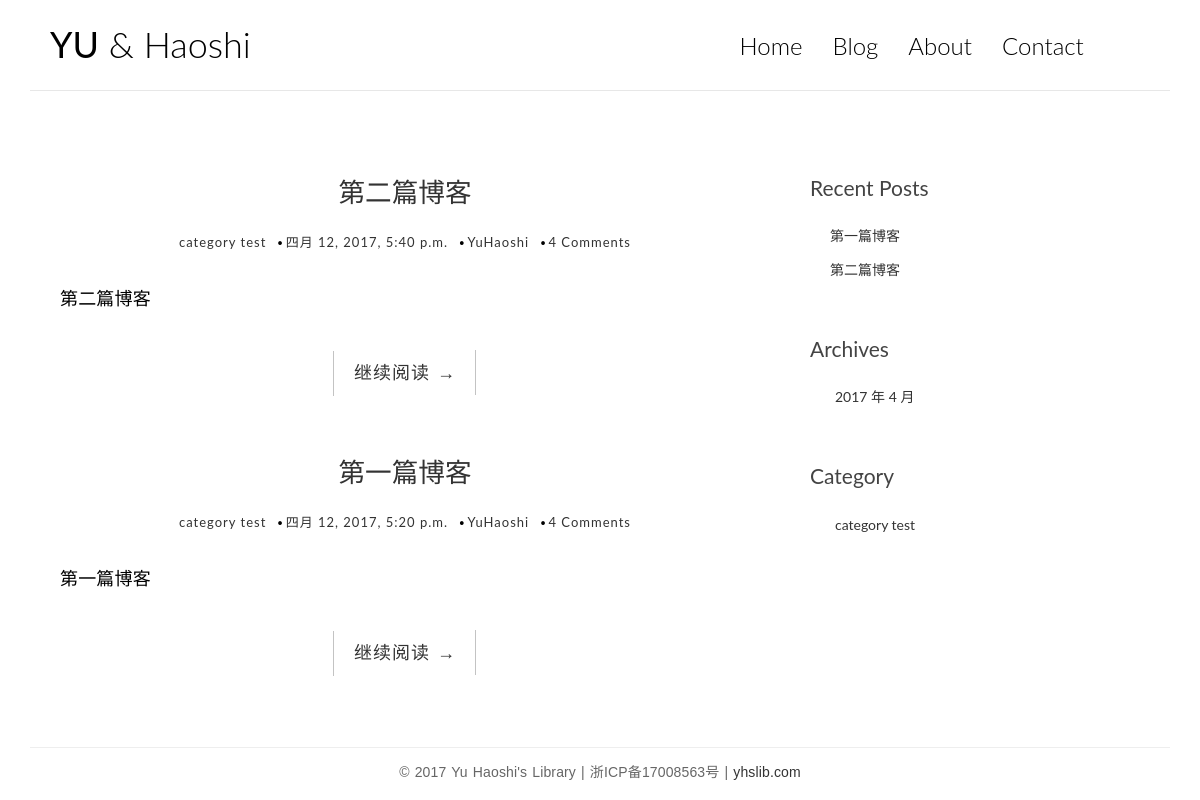
The page / on the database its author committed.
### blog/models.py (models this page shows, shortened)
class Post(models.Model):
    title = models.CharField(max_length=100)
    content = models.TextField()
    created_time = models.DateTimeField()
    modified_time = models.DateTimeField()
    excerpt = models.TextField(max_length=200, blank=True)
    category = models.ForeignKey(Category)
    tags = models.ManyToManyField(Tag, blank=True)
    author = models.ForeignKey(User)
    def get_absolute_url(self):
        return reverse('blog:detail', kwargs={'pk': self.pk})

class Category(models.Model):
    name = models.CharField(max_length=100)

### blog/views.py (the view)
# urls.py: url(r'^$', views.index, name='index'),
def index(request):
    post_list = Post.objects.all().order_by('-created_time')
    return render(request, 'blog/index.html', context={'post_list': post_list})

### blog/templatetags/blog_tags.py (called while the page is built)
@register.simple_tag
def get_recent_posts(num=5):
    return Post.objects.all()[:num]

@register.simple_tag
def archives():
    return Post.objects.dates('created_time', 'month', order='DESC')

@register.simple_tag
def get_categories():
    return Category.objects.all()

### templates/blog/index.html
{% extends 'base.html' %}
{% block main %}
    {% for post in post_list %}
        <article class="post post-1">
            <header class="entry-header">
                <h1 class="entry-title">
                    <a href="{{ post.get_absolute_url }}">{{ post.title }}</a>
                </h1>
                <div class="entry-meta">
                    <span class="post-category"><a href="#">{{ post.category.name }} </a></span>
                    <span class="post-date">
                        <a href="#">
                            <time class="entry-date" datetime="{{ post.created_time }}">
                                {{ post.created_time }}
                            </time>
                        </a>
                    </span>
                    <span class="post-author"><a href="#">{{ post.author }} </a></span>
                    <span class="comments-link"><a href="#">4 Comments</a></span>
                </div>
            </header>
            <div class="entry-content clearfix">
                <p>{{ post.excerpt }}</p>
                <div class="read-more cl-effect-14">
                    <a href="{{ post.get_absolute_url }}" class="more-link">继续阅读 <span
                            class="meta-nav">→</span></a>
                </div>
            </div>
        </article>
    {% empty %}
        <div class="no-post">暂时还没有发布的文章！</div>
    {% endfor %}
{% endblock main %}

### templates/base.html (shortened to what this page needs)
<!DOCTYPE html>
<html>
<head>
    {% load staticfiles %}
    {% load blog_tags %}
    <link rel="stylesheet" href="{% static 'blog/css/bootstrap.css' %}">
    <link rel="stylesheet" href="http://code.ionicframework.com/ionicons/2.0.1/css/ionicons.min.css">
    <link rel="stylesheet" href="{% static 'blog/css/pace.css' %}">
    <link rel="stylesheet" href="{% static 'blog/css/custom.css' %}">
    <link rel="stylesheet" href="{% static 'blog/css/friendly.css' %}">
</head>
<body>
<div class="container">
    <header id="site-header">
        <div class="row">
            <div class="col-md-4 col-sm-5 col-xs-8">
                <div class="logo">
                    <h1><a href="index.html"><b>YU</b> &amp; Haoshi</a></h1>
                </div>
            </div>
            <div class="col-md-8 col-sm-7 col-xs-4">
                <nav class="main-nav" role="navigation">
                    <div class="collapse navbar-collapse" id="bs-example-navbar-collapse-1">
                        <ul class="nav navbar-nav navbar-right">
                            <li class="cl-effect-11"><a href="index.html" data-hover="Home">Home</a></li>
                            <li class="cl-effect-11"><a href="full-width.html" data-hover="Blog">Blog</a></li>
                            <li class="cl-effect-11"><a href="about.html" data-hover="About">About</a></li>
                            <li class="cl-effect-11"><a href="contact.html" data-hover="Contact">Contact</a></li>
                        </ul>
                    </div>
                </nav>
            </div>
        </div>
    </header>
</div>
<div class="content-body">
    <div class="container">
        <div class="row">
            <main class="col-md-8">
                {% block main %}
                {% endblock main %}
            </main>
            <aside class="col-md-4">
                <div class="widget widget-recent-posts">
                    <h3 class="widget-title">Recent Posts</h3>
                    {% get_recent_posts as recent_post_list %}
                    <ul>
                        {% for post in recent_post_list %}
                            <li>
                                <a href="{{ post.get_absolute_url }}">{{ post.title }}</a>
                            </li>
                        {% empty %}
                                <p>暂时没有文章</p>
                        {% endfor %}
                    </ul>
                </div>
                <div class="widget widget-archives">
                    <h3 class="widget-title">Archives</h3>
                    {% archives as date_list %}
                    <ul>
                        {% for date in date_list %}
                            <li>
                                <a href="{% url 'blog:archives' date.year date.month %}">{{ date.year }} 年 {{ date.month }} 月</a>
                            </li>
                        {% endfor %}
                    </ul>
                </div>
                <div class="widget widget-category">
                    <h3 class="widget-title">Category</h3>
                    {% get_categories as category_list %}
                    <ul>
                        {% for category in  category_list %}
                            <li>
                                <a href="{% url 'blog:category' category.pk %}">{{ category.name }}</a>
                            </li>
                        {% endfor %}
                    </ul>
                </div>
            </aside>
        </div>
    </div>
</div>
<footer id="site-footer">
    <div class="container">
        <div class="row">
            <div class="col-md-12">
                <p class="copyright">&copy; 2017 Yu Haoshi's Library | 浙ICP备17008563号 |
                    <a href="http://www.yhslib.com/" target="_blank" title="yuhaoshi">yhslib.com</a>
                </p>
            </div>
        </div>
    </div>
</footer>
</body>
</html>

### blog/static/blog/css/custom.css (style rules this page uses)
* { outline: none; }
h1, h2, h3, h4, h5, h6 { margin-top: 0; }
b { font-weight: 400; }
a { color: #333; }
body { color: #444; font-family: 'Lato', sans-serif; }
p { font-family: 'Ubuntu', sans-serif; font-weight: 400; word-spacing: 1px; letter-spacing: 0.01em; }
#site-header { background-color: #FFF; padding: 25px 20px; margin-bottom: 40px; border-bottom: 1px solid #e7e7e7; }
.logo h1 a { color: #000; }
.logo h1 { margin: 0; font-family: 'Lato', sans-serif; font-weight: 300; }
.main-nav { margin-top: 11px; max-width: 95%; }
.main-nav a { color: #000000 !important; padding: 0 0 5px 0 !important; margin-right: 30px; font-family: 'Lato', sans-serif; font-weight: 300; font-size: 24px; }
.cl-effect-11 a { padding: 10px 0; color: #0972b4; text-shadow: none; }
.cl-effect-11 a::before { position: absolute; top: 0; left: 0; overflow: hidden; padding: 0 0 5px 0 !important; max-width: 0; border-bottom: 1px solid #000; color: #000; content: attr(data-hover); -webkit-transition: max-width 0.5s; -moz-transition: max-width 0.5s; transition: max-width 0.5s; }
.content-body { padding-bottom: 4em; }
.post, .comment-area { background: #fff; padding: 30px 30px 0; }
.entry-title { text-align: center; font-size: 1.9em; margin-bottom: 20px; line-height: 1.6; padding: 10px 20px 0; }
.entry-meta { text-align: center; color: #DDDDDD; font-size: 13px; letter-spacing: 1px; margin-bottom: 30px; }
.entry-content { font-size: 18px; line-height: 1.9; font-weight: 300; color: #000; }
.post-category, .post-date, .post-author { position: relative; padding-right: 15px; }
.post-category::after, .post-date::after, .post-author::after { position: absolute; content: '.'; color: #000; font-size: 30px; top: -22px; right: 1px; }
.read-more { font-family: 'Ubuntu', sans-serif; font-weight: 400; word-spacing: 1px; letter-spacing: 0.01em; text-align: center; margin-top: 20px; }
.cl-effect-14 a { padding: 0 20px; height: 45px; line-height: 45px; position: relative; display: inline-block; margin: 15px 25px; letter-spacing: 1px; font-weight: 400; text-shadow: 0 0 1px rgba(255,255,255,0.3); }
.cl-effect-14 a::before, .cl-effect-14 a::after { position: absolute; width: 45px; height: 1px; background: #C3C3C3; content: ''; -webkit-transition: all 0.3s; -moz-transition: all 0.3s; transition: all 0.3s; pointer-events: none; }
.cl-effect-14 a::before { top: 0; left: 0; -webkit-transform: rotate(90deg); -moz-transform: rotate(90deg); transform: rotate(90deg); -webkit-transform-origin: 0 0; -moz-transform-origin: 0 0; transform-origin: 0 0; }
.cl-effect-14 a::after { right: 0; bottom: 0; -webkit-transform: rotate(90deg); -moz-transform: rotate(90deg); transform: rotate(90deg); -webkit-transform-origin: 100% 0; -moz-transform-origin: 100% 0; transform-origin: 100% 0; }
.widget { background: #fff; padding: 30px 0 0; }
.widget-title { font-size: 1.5em; margin-bottom: 20px; line-height: 1.6; padding: 10px 0 0; font-weight: 400; }
.widget-recent-posts ul { padding: 0; margin: 0; padding-left: 20px; }
.widget-recent-posts ul li { list-style-type: none; position: relative; line-height: 170%; margin-bottom: 10px; }
.widget-recent-posts ul li::before { content: '\f3d3'; font-family: "Ionicons"; position: absolute; left: -17px; top: 3px; font-size: 16px; color: #000; }
.widget-archives ul { padding: 0; margin: 0; padding-left: 25px; }
.widget-archives ul li { list-style-type: none; position: relative; line-height: 170%; margin-bottom: 10px; }
.widget-archives ul li::before { content: '\f3f3'; font-family: "Ionicons"; position: absolute; left: -25px; top: 1px; font-size: 16px; color: #000; }
.widget-category ul { padding: 0; margin: 0; padding-left: 25px; }
.widget-category ul li { list-style-type: none; position: relative; line-height: 170%; margin-bottom: 10px; }
.widget-category ul li::before { content: '\f3fe'; font-family: "Ionicons"; position: absolute; left: -25px; top: 1px; font-size: 18px; color: #000; }
#site-footer { padding-top: 10px; padding: 0 0 1.5em 0; }
.copyright { text-align: center; padding-top: 1em; margin: 0; border-top: 1px solid #eee; color: #666; }

### rows shown on the page
Post: title "第二篇博客", category.name "category test", created_time "四月 12, 2017, 5:40 p.m.", author "YuHaoshi", excerpt "第二篇博客"
Post: title "第一篇博客", category.name "category test", created_time "四月 12, 2017, 5:20 p.m.", author "YuHaoshi", excerpt "第一篇博客"
Category: name "category test"

### other values the page prints
{{ date.year }} "2017"
{{ date.month }} "4"
